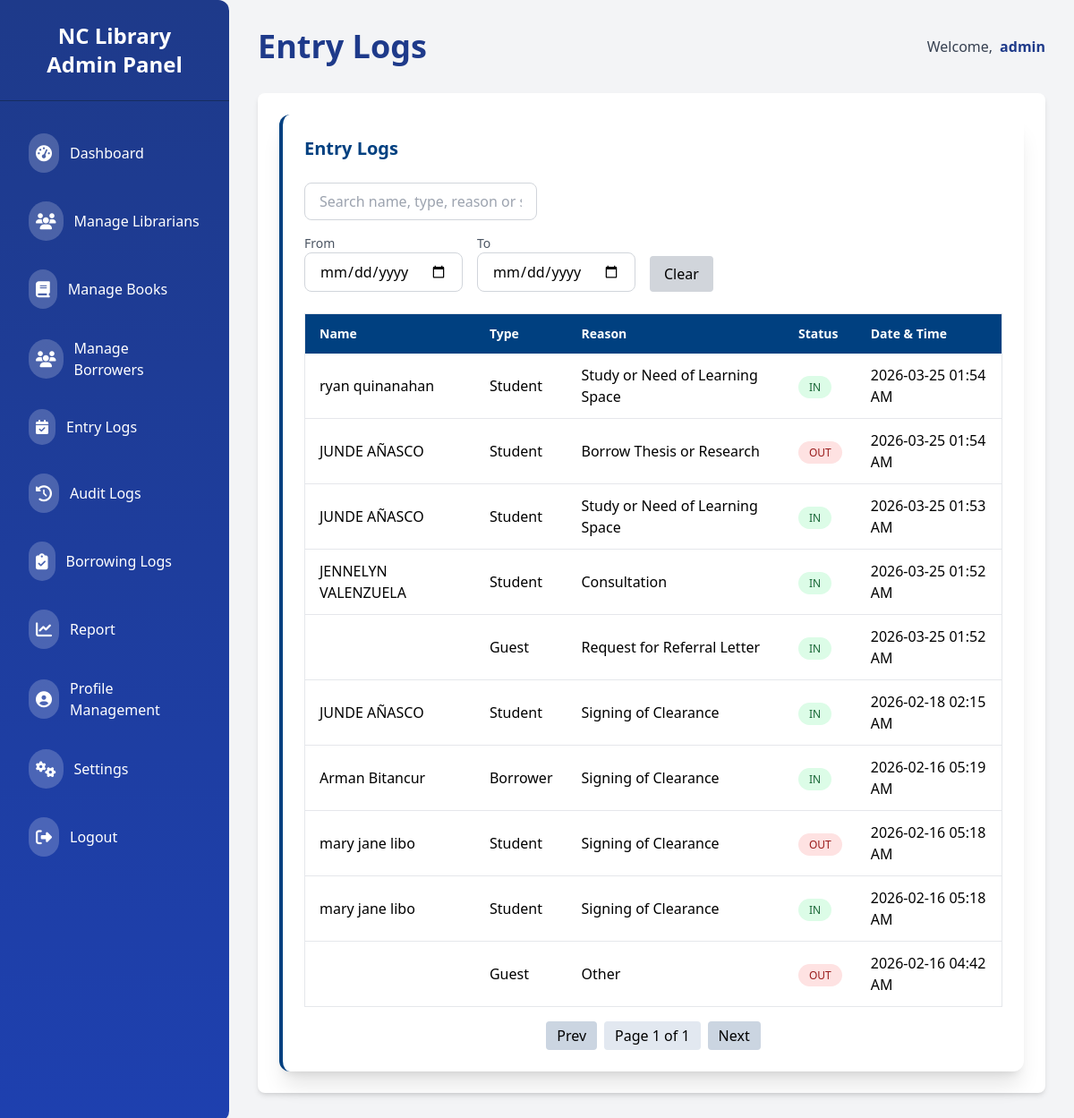
The page /admin/entry_logs (signed in) on the database as committed earlier.
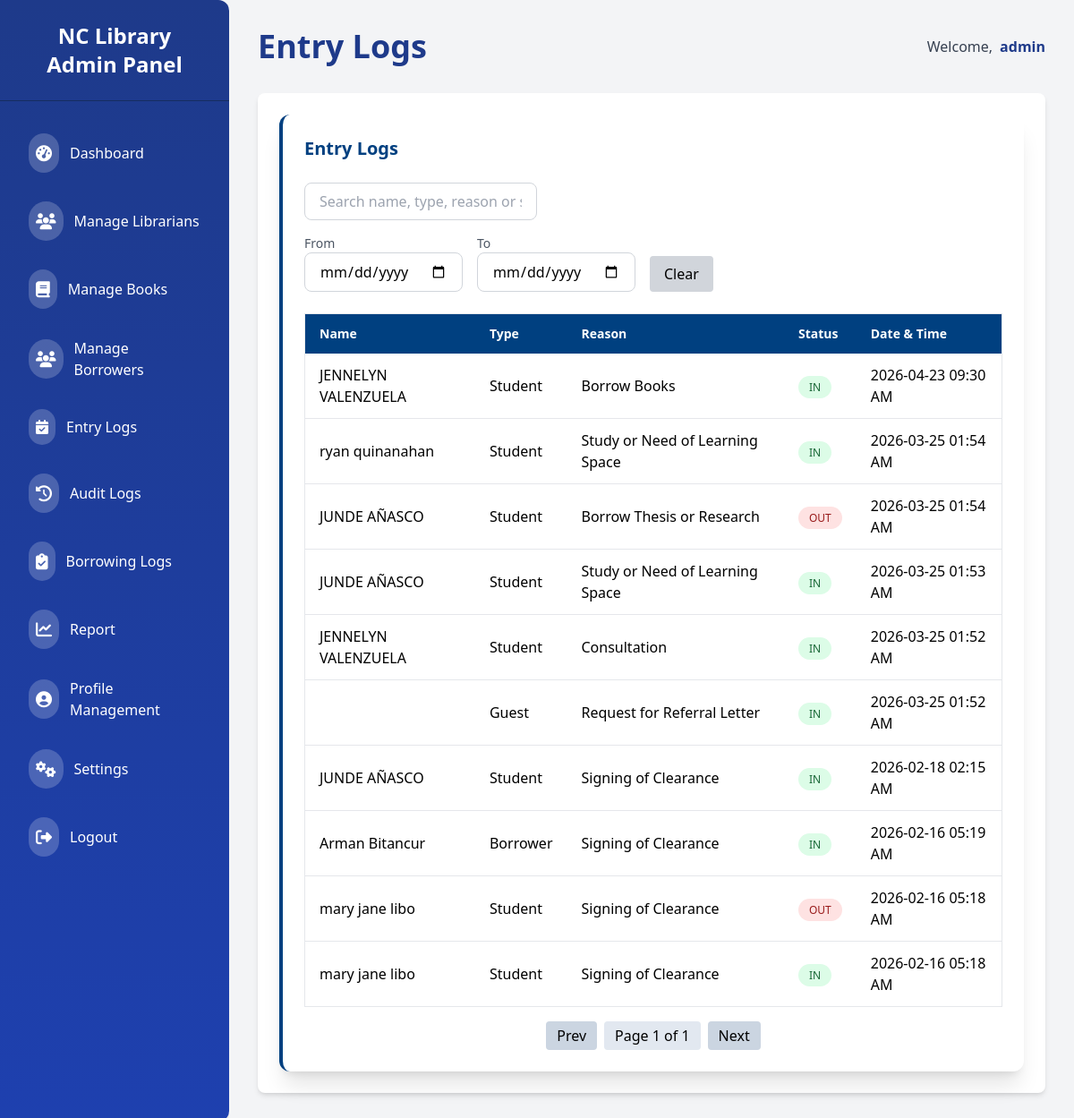
The same page on the database as committed later.
### app/models/entry_log.py (models this page shows)
class EntryLog(db.Model):
    __tablename__ = 'entry_log'
    id = db.Column(db.Integer, primary_key=True)
    timestamp = db.Column(db.DateTime, default=datetime.utcnow, nullable=False)
    student_id = db.Column(db.Integer, db.ForeignKey('student.id'), nullable=True)
    borrower_id = db.Column(db.Integer, db.ForeignKey('borrower.id'), nullable=True)
    guest_id = db.Column(db.Integer, db.ForeignKey('guest_borrower.id', name='fk_entrylog_guest_id'), nullable=True)
    reason = db.Column(db.String(250), nullable=True)
    status = db.Column(db.Enum("IN", "OUT", name="entry_status"), default="IN", nullable=False)
    student = db.relationship(
        'Student',   # string reference works even if in another file
        back_populates='attendance_logs'
    )
    borrower = db.relationship('Borrower', back_populates='attendance_logs')
    guest = db.relationship('Guest', backref='attendance_logs')

### app/models/student.py (models this page shows, shortened)
class Student(db.Model):
    __tablename__ = 'student'
    id = db.Column(db.Integer, primary_key=True)
    stdnum = db.Column(db.String(80), unique=True, nullable=False)
    lastname = db.Column(db.String(120), nullable=False)
    firstname = db.Column(db.String(120), nullable=False)
    middlename = db.Column(db.String(120), nullable=True)
    email = db.Column(db.String(120), unique=True, nullable=False)
    level = db.Column(db.String(50), nullable=False)
    designation = db.Column(db.String(100), nullable=True)
    course_id = db.Column(
        db.Integer,
        db.ForeignKey('student_course.id'),
        nullable=False
    )
    address = db.Column(db.String(200))
    phone = db.Column(db.String(20))
    status = db.Column(
        db.String(20),
        default='ACTIVE',
        nullable=False
    )
    attendance_logs = db.relationship(
        'EntryLog',
        back_populates='student',
        lazy=True
    )
    course = db.relationship(
        "StudentCourse",
        back_populates="students"
    )

### app/models/borrowers.py (models this page shows, shortened)
class Borrower(db.Model):
    __tablename__ = 'borrower'
    id = db.Column(db.Integer, primary_key=True)
    employee_number = db.Column(db.String(80), unique=True, nullable=True)
    lastname = db.Column(db.String(120), nullable=False)
    firstname = db.Column(db.String(120), nullable=False)
    middlename = db.Column(db.String(120), nullable=True)
    borrower_type = db.Column(db.String(50), nullable=False)
    department = db.Column(db.String(100), nullable=True)
    contact = db.Column(db.String(120), nullable=True)
    date_hired = db.Column(db.Date, nullable=True)
    remarks = db.Column(db.String(200), nullable=True)
    contact_number = db.Column(db.String(20), nullable=True)
    is_active = db.Column(
        db.Boolean,
        nullable=False,
        server_default=expression.true()
    )
    borrowed_books = db.relationship(
        'Borrow',
        backref=db.backref('borrower_rel', lazy=True),
        lazy=True
    )
    violations = db.relationship(
        'Violation',
        backref=db.backref('borrower_rel', lazy=True),
        lazy=True
    )
    attendance_logs = db.relationship(
        'EntryLog',
        back_populates='borrower',
        cascade='all, delete-orphan'
    )

### app/routes/admin/entry_logs.py (the view, shortened to what this page needs)
@admin_bp.route('/entry_logs')
@role_required("admin")
def view_logs():
    page = request.args.get("page", 1, type=int)
    search = request.args.get("search", "", type=str)
    status = request.args.get("status", "", type=str)
    sort = request.args.get("sort", "desc", type=str)
    query = EntryLog.query
    if status in ["IN", "OUT"]:
        query = query.filter(EntryLog.status == status)
    if sort == "asc":
        query = query.order_by(EntryLog.timestamp.asc())
    else:
        query = query.order_by(EntryLog.timestamp.desc())
    pagination = query.paginate(page=page, per_page=10)
    return render_template(
        "admin/attendance.html",
        logs=pagination.items,
        pagination=pagination,
        search=search,
        status=status,
        sort=sort
    )

### app/templates/admin/attendance.html (shortened to what this page needs)
{% extends "admin/admin_base.html" %}
{% block header %}Entry Logs{% endblock %}
{% block content %}
<div class="col-span-full bg-white shadow-xl rounded-xl p-6 border-l-4 border-[#004080]">
  <div class="flex flex-col md:flex-row md:items-center md:justify-between gap-4 mb-6">
    <h2 class="text-xl font-semibold text-[#004080]">Entry Logs</h2>
  </div>
  <div class="mb-4">
    <input
      type="text"
      id="searchInput"
      placeholder="Search name, type, reason or status..."
      class="w-full md:w-1/3 border border-gray-300 rounded-lg px-4 py-2 focus:outline-none focus:ring-2 focus:ring-[#004080]"
    />
  </div>
  <div class="mb-6 flex flex-col md:flex-row gap-4">
    <div>
      <label class="block text-sm font-medium text-gray-600">From</label>
      <input
        type="date"
        id="startDate"
        class="border border-gray-300 rounded-lg px-4 py-2 focus:outline-none focus:ring-2 focus:ring-[#004080]"
      />
    </div>
    <div>
      <label class="block text-sm font-medium text-gray-600">To</label>
      <input
        type="date"
        id="endDate"
        class="border border-gray-300 rounded-lg px-4 py-2 focus:outline-none focus:ring-2 focus:ring-[#004080]"
      />
    </div>
    <div class="flex items-end">
      <button
        id="clearDate"
        class="px-4 py-2 bg-gray-300 rounded hover:bg-gray-400"
      >
        Clear
      </button>
    </div>
  </div>
  <div class="overflow-x-auto">
    <table class="min-w-full border border-gray-200 rounded">
      <thead class="bg-[#004080] text-white">
        <tr>
          <th class="px-4 py-3 text-left text-sm font-semibold">Name</th>
          <th class="px-4 py-3 text-left text-sm font-semibold">Type</th>
          <th class="px-4 py-3 text-left text-sm font-semibold">Reason</th>
          <th class="px-4 py-3 text-left text-sm font-semibold">Status</th>
          <th class="px-4 py-3 text-left text-sm font-semibold">Date & Time</th>
        </tr>
      </thead>
      <tbody class="divide-y">
        {% for log in logs %}
        <tr class="hover:bg-gray-50">
          <td class="px-4 py-3 font-medium">
            {% if log.student %}
              {{ log.student.firstname }} {{ log.student.lastname }}
            {% elif log.borrower %}
              {{ log.borrower.firstname }} {{ log.borrower.lastname }}
            {% elif log.guest %}
              {{ log.guest.firstname }} {{ log.guest.lastname }}
            {% else %}
              -
            {% endif %}
          </td>
          <td class="px-4 py-3">
            {% if log.student %}Student
            {% elif log.borrower %}Borrower
            {% elif log.guest %}Guest
            {% else %}-{% endif %}
          </td>
          <td class="px-4 py-3">
            {{ log.reason or '-' }}
          </td>
          <td class="px-4 py-3">
            <span class="px-3 py-1 rounded-full text-xs font-medium
              {% if log.status == 'IN' %}
                bg-green-100 text-green-800
              {% else %}
                bg-red-100 text-red-800
              {% endif %}
            ">
              {{ log.status }}
            </span>
          </td>
          <td class="px-4 py-3">
            {{ log.timestamp.strftime('%Y-%m-%d %I:%M %p') }}
          </td>
        </tr>
        {% else %}
        <tr>
          <td colspan="5" class="text-center py-6 text-gray-500">
            No entry logs found.
          </td>
        </tr>
        {% endfor %}
      </tbody>
    </table>
  </div>
  <div class="mt-4 flex justify-center items-center space-x-2">
    <button id="prevPage" class="px-3 py-1 bg-[#cbd5e1] rounded hover:bg-gray-300">
      Prev
    </button>
    <span id="pageInfo" class="px-3 py-1 bg-[#e2e8f0] rounded">Page 1</span>
    <button id="nextPage" class="px-3 py-1 bg-[#cbd5e1] rounded hover:bg-gray-300">
      Next
    </button>
  </div>
</div>
{% endblock %}

### app/templates/admin/admin_base.html (shortened to what this page needs)
<!DOCTYPE html>
<html lang="en">
  <head>
    <script src="https://cdn.tailwindcss.com"></script>
    <link
      href="https://cdnjs.cloudflare.com/ajax/libs/font-awesome/6.4.0/css/all.min.css"
      rel="stylesheet"
    />
  </head>
  <body class="bg-gray-100 flex min-h-screen font-sans">
    <aside
      class="w-64 bg-gradient-to-b from-[#1E3A8A] to-[#1E40AF] text-white flex flex-col shadow-lg rounded-r-xl"
    >
      <div
        class="px-6 py-6 text-center font-extrabold text-2xl border-b border-[#162d5f]"
      >
        NC Library Admin Panel
      </div>
      <nav class="flex-1 px-4 py-6 space-y-2 overflow-y-auto">
        {% set current_route = request.endpoint %}
        <a
          href="{{ url_for('admin.dashboard') }}"
          class="flex items-center gap-3 py-3 px-4 rounded-lg transition-colors duration-300 {% if current_route == 'admin.dashboard' %}bg-[#1E40AF] shadow-md{% else %}hover:bg-[#3B5BA8]{% endif %}"
        >
          <div class="bg-white/20 p-2 rounded-full">
            <i class="fas fa-tachometer-alt text-lg"></i>
          </div>
          <span class="font-medium">Dashboard</span>
        </a>
        <a
          href="{{ url_for('admin.manage_librarians') }}"
          class="flex items-center gap-3 py-3 px-4 rounded-lg transition-colors duration-300 {% if current_route == 'admin.manage_librarians' %}bg-[#1E40AF] shadow-md{% else %}hover:bg-[#3B5BA8]{% endif %}"
        >
          <div class="bg-white/20 p-2 rounded-full">
            <i class="fas fa-users text-lg"></i>
          </div>
          <span class="font-medium">Manage Librarians</span>
        </a>
        <a
          href="{{ url_for('admin.list_books') }}"
          class="flex items-center gap-3 py-3 px-4 rounded-lg transition-colors duration-300 {% if current_route == 'admin.list_books' %}bg-[#1E40AF] shadow-md{% else %}hover:bg-[#3B5BA8]{% endif %}"
        >
          <div class="bg-white/20 p-2 rounded-full">
            <i class="fas fa-book text-lg"></i>
          </div>
          <span class="font-medium">Manage Books</span>
        </a>
        <a
          href="{{ url_for('admin.manage_borrowers') }}"
          class="flex items-center gap-3 py-3 px-4 rounded-lg transition-colors duration-300 hover:bg-[#3B5BA8]"
        >
          <div class="bg-white/20 p-2 rounded-full">
            <i class="fas fa-users text-lg"></i>
          </div>
          <span class="font-medium">Manage Borrowers</span>
        </a>
        <a
          href="{{ url_for('admin.view_logs') }}"
          class="flex items-center gap-3 py-3 px-4 rounded-lg transition-colors duration-300 hover:bg-[#3B5BA8]"
        >
          <div class="bg-white/20 p-2 rounded-full">
            <i class="fas fa-calendar-check"></i>
          </div>
          <span class="font-medium">Entry Logs</span>
        </a>
        <a
          href="{{ url_for('admin.audit_logs') }}"
          class="flex items-center gap-3 py-3 px-4 rounded-lg transition-colors duration-300 hover:bg-[#3B5BA8]"
        >
          <div class="bg-white/20 p-2 rounded-full">
            <i class="fas fa-history text-lg"></i>
          </div>
          <span class="font-medium">Audit Logs</span>
        </a>
        <a
          href="{{ url_for('admin.audit_logs') }}"
          class="flex items-center gap-3 py-3 px-4 rounded-lg transition-colors duration-300 hover:bg-[#3B5BA8]"
        >
          <div class="bg-white/20 p-2 rounded-full">
            <i class="fas fa-clipboard-check text-lg"></i>
          </div>
          <span class="font-medium">Borrowing Logs</span>
        </a>
        <a
          href="#"
          class="flex items-center gap-3 py-3 px-4 rounded-lg transition-colors duration-300 {% if current_route == 'admin.books_report' %}bg-[#1E40AF] shadow-md{% else %}hover:bg-[#3B5BA8]{% endif %}"
        >
          <div class="bg-white/20 p-2 rounded-full">
            <i class="fas fa-chart-line text-lg"></i>
          </div>
          <span class="font-medium"> Report</span>
        </a>
        <a
          href="#"
          class="flex items-center gap-3 py-3 px-4 rounded-lg transition-colors duration-300 hover:bg-[#3B5BA8]"
        >
          <div class="bg-white/20 p-2 rounded-full">
            <i class="fa-solid fa-circle-user text-lg"></i>
          </div>
          <span class="font-medium">Profile Management</span>
        </a>
        <a
          href="{{ url_for('admin.settings') }}"
          class="flex items-center gap-3 py-3 px-4 rounded-lg transition-colors duration-300 hover:bg-[#3B5BA8]"
        >
          <div class="bg-white/20 p-2 rounded-full">
            <i class="fas fa-cogs text-lg"></i>
          </div>
          <span class="font-medium">Settings</span>
        </a>
        <a
          href="{{ url_for('auth.logout') }}"
          class="flex items-center gap-3 py-3 px-4 rounded-lg transition-colors duration-300 hover:bg-[#F43F5E]"
        >
          <div class="bg-white/20 p-2 rounded-full">
            <i class="fas fa-sign-out-alt text-lg"></i>
          </div>
          <span class="font-medium">Logout</span>
        </a>
      </nav>
    </aside>
    <main class="flex-1 p-8 bg-gray-100">
      <div
        class="flex flex-col sm:flex-row justify-between items-start sm:items-center mb-8 gap-4"
      >
        <h1 class="text-4xl font-extrabold text-[#1E3A8A]">
          {% block header %}Dashboard{% endblock %}
        </h1>
        <div class="flex items-center gap-2">
          <p class="text-gray-700 font-medium">Welcome,</p>
          <span class="font-bold text-[#1E3A8A]">{{ session.username }}</span>
        </div>
      </div>
      <div class="bg-white shadow-md rounded-lg p-6">
        {% block content %}{% endblock %}
      </div>
    </main>
  </body>
</html>

Rows that differ between the two databases and show on the page:
no longer on this page (row unchanged): EntryLog: shows "Guest", reason "Other", status "OUT", timestamp "2026-02-16 04:42 AM"
added EntryLog: student.firstname "JENNELYN", student.lastname "VALENZUELA", shows "Student", reason "Borrow Books", status "IN", timestamp "2026-04-23 09:30 AM"
